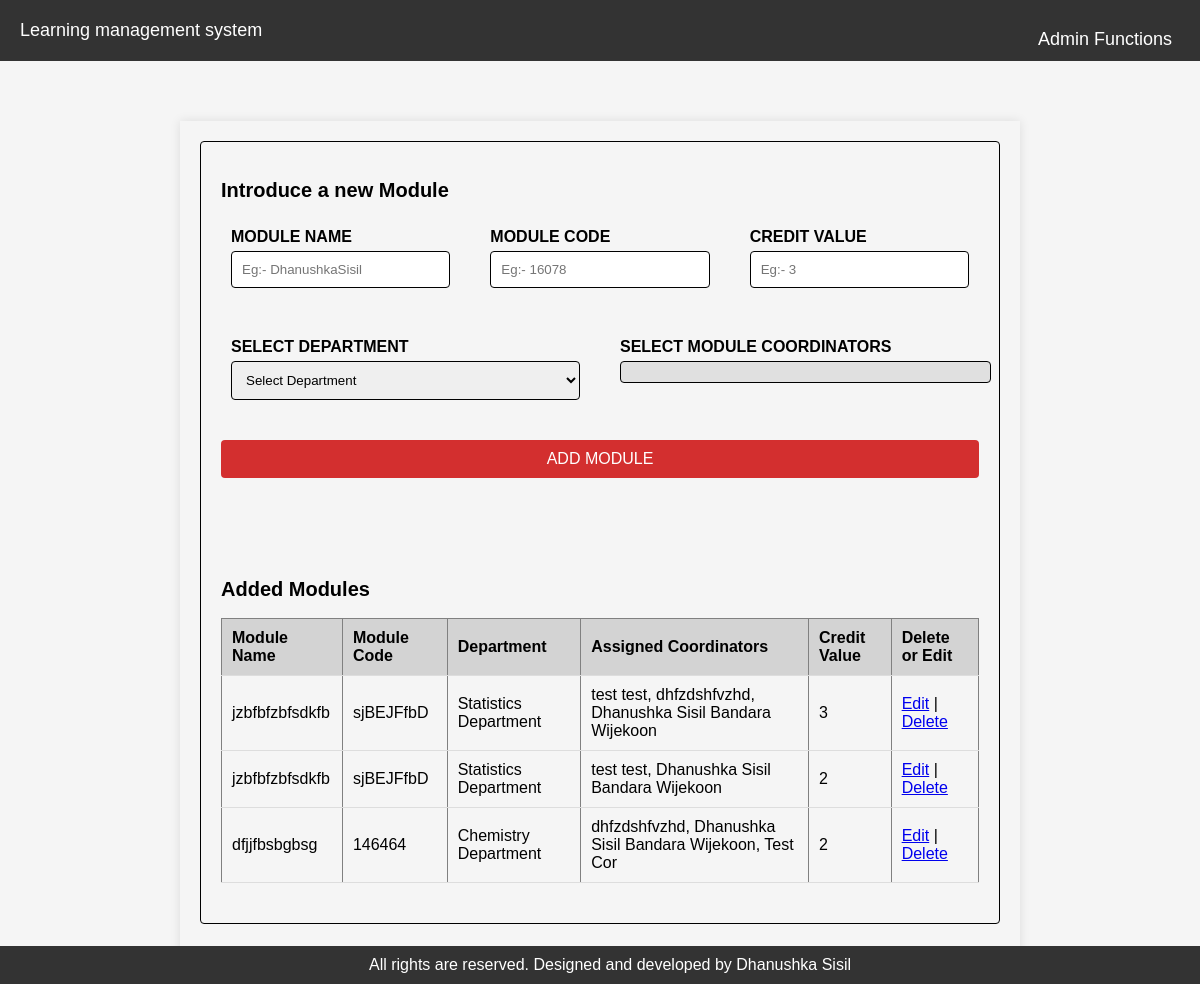
Screenshot of /views/admin/modules.php (signed in) with the database file from the repository.
### tables this page shows
CREATE TABLE IF NOT EXISTS `modules` (
  `module_id` int NOT NULL AUTO_INCREMENT,
  `code` varchar(255) DEFAULT NULL,
  `title` varchar(255) DEFAULT NULL,
  `credit_value` int DEFAULT NULL,
  `department` varchar(255) DEFAULT NULL,
  PRIMARY KEY (`module_id`)
);

CREATE TABLE IF NOT EXISTS `departments` (
  `department_id` int NOT NULL,
  `department_name` varchar(50) NOT NULL
);

### views/admin/modules.php (the view, shortened to what this page needs)
<?php
require_once '../../db.php';
function fetchModules() {
    global $mysqli;
    $query = "
        SELECT m.module_id, m.title AS module_name, m.code AS module_code, m.credit_value, d.department_name
        FROM modules m
        JOIN departments d ON m.department = d.department_id
    ";
    return $mysqli->query($query);
}
function fetchModuleCoordinators($module_id) {
    global $mysqli;
    $query = "
        SELECT c.name
        FROM coordinator_modules cm
        JOIN coordinators c ON cm.coordinator_id = c.coordinator_id
        WHERE cm.module_id = ?
    ";
    $stmt = $mysqli->prepare($query);
    $stmt->bind_param('i', $module_id);
    $stmt->execute();
    return $stmt->get_result();
}
$modules = fetchModules();
?>
<html>
<head>
</head>
<body>
<div class="header">
        Learning management system
    </div>
    <div class="admin-functions">
        <button>Admin Functions</button>
    </div>
    <div class="container">
    <div class="form-section">
    <h2>Introduce a new Module</h2>
    <form method="POST" action="modules.php">
        <div class="form-row">
            <div class="form-group">
                <label for="module-name">MODULE NAME</label>
                <input type="text" id="module-name" name="module_name" placeholder="Eg:- DhanushkaSisil" required>
            </div>
            <div class="form-group">
                <label for="module-code">MODULE CODE</label>
                <input type="text" id="module-code" name="module_code" placeholder="Eg:- 16078" required>
            </div>
            <div class="form-group">
                <label for="credit-value">CREDIT VALUE</label>
                <input type="text" id="credit-value" name="credit_value" placeholder="Eg:- 3" required>
            </div>
        </div>
        <div class="form-row">
            <div class="form-group">
                <label for="module-department">SELECT DEPARTMENT</label>
                <select id="module-department" name="department_id" onchange="fetchCoordinators(this.value)" required>
                    <option value="">Select Department</option>
                </select>
            </div>
            <div class="form-group">
                <label for="module-coordinators">SELECT MODULE COORDINATORS</label>
                <div class="checkbox-group" id="module-coordinators">
                </div>
            </div>
        </div>
        <button type="submit" class="btn">ADD MODULE</button>
    </form>
    <h2 style="margin-top: 100px">Added Modules</h2>
<table border="1" cellpadding="10">
    <thead>
        <tr>
            <th>Module Name</th>
            <th>Module Code</th>
            <th>Department</th>
            <th>Assigned Coordinators</th>
            <th>Credit Value</th>
            <th>Delete or Edit</th>
        </tr>
    </thead>
    <tbody>
        <?php while ($module = $modules->fetch_assoc()): ?>
            <tr>
                <td><?php echo htmlspecialchars($module['module_name']); ?></td>
                <td><?php echo htmlspecialchars($module['module_code']); ?></td>
                <td><?php echo htmlspecialchars($module['department_name']); ?></td>
                <td>
                    <?php
                    $coordinators = fetchModuleCoordinators($module['module_id']);
                    $coordinatorNames = [];
                    while ($coordinator = $coordinators->fetch_assoc()) {
                        $coordinatorNames[] = $coordinator['name'];
                    }
                    echo implode(', ', $coordinatorNames);
                    ?>
                </td>
                <td><?php echo htmlspecialchars($module['credit_value']); ?></td>
                <td>
                    <a href="editModules.php?id=<?php echo $module['module_id']; ?>">Edit</a> |
                    <a href="?delete_id=<?php echo $module['module_id']; ?>" onclick="return confirm('Are you sure you want to delete this module?');">Delete</a>
                </td>
            </tr>
        <?php endwhile; ?>
    </tbody>
</table>
    </div>
                </div>
    <div class="footer">
        All rights are reserved. Designed and developed by Dhanushka Sisil
    </div>
</body>
</html>

### views/admin/modules.php (style rules this page uses)
body { font-family: Arial, sans-serif; margin: 0; padding: 0; height: 100vh; background-color: #f5f5f5; }
.container { margin-left: 15%; margin-right: 15%; margin-top: 5%; margin-bottom: 5%; padding-bottom: 5% background-color: white; padding: 20px; box-shadow: 0 0 10px rgba(0, 0, 0, 0.1); }
.header { background-color: #333; color: white; padding: 20px; text-align: left; font-size: 18px; }
.admin-functions { position: relative; display: inline-block; float: right; margin-top: -40px; margin-right: 20px; }
.admin-functions button { background-color: #333; color: white; padding: 8px; font-size: 18px; border: none; cursor: pointer; }
.footer { background-color: #333; color: white; text-align: center; padding: 10px; position: fixed; bottom: 0; width: 100%; margin-top: 5%; }
h2 { font-size: 20px; }
.form-section { margin-bottom: 40px; padding: 20px; border: 1px solid #000; border-radius: 4px; }
.form-group { margin-bottom: 20px; padding: 10px; }
label { display: block; margin-bottom: 5px; font-weight: bold; }
input[type="text"], select, .checkbox-group { width: 100%; padding: 10px; margin-bottom: 10px; border: 1px solid #000; border-radius: 4px; }
.checkbox-group { padding: 10px; border: 1px solid #000; border-radius: 4px; background-color: #e0e0e0; }
.btn { background-color: #d32f2f; color: white; padding: 10px 20px; border: none; border-radius: 4px; cursor: pointer; font-size: 16px; width: 100%; }
.form-row { display: flex; justify-content: space-between; }
.form-row .form-group { flex: 1; margin-right: 20px; }
.form-row .form-group:last-child { margin-right: 0; }
table { width: 100%; border-collapse: collapse; margin-bottom: 20px; }
th, td { padding: 10px; text-align: left; border-bottom: 1px solid #ddd; }
th { background-color: #d3d3d3; }

### rows the page displays
modules: title "jzbfbfzbfsdkfb", code "sjBEJFfbD", departments.department_name "Statistics Department", coordinatorNames "test test, dhfzdshfvzhd, Dhanushka Sisil Bandara Wijekoon", credit_value "3"
modules: title "jzbfbfzbfsdkfb", code "sjBEJFfbD", departments.department_name "Statistics Department", coordinatorNames "test test, Dhanushka Sisil Bandara Wijekoon", credit_value "2"
modules: title "dfjjfbsbgbsg", code "146464", departments.department_name "Chemistry Department", coordinatorNames "dhfzdshfvzhd, Dhanushka Sisil Bandara Wijekoon, Test Cor", credit_value "2"
